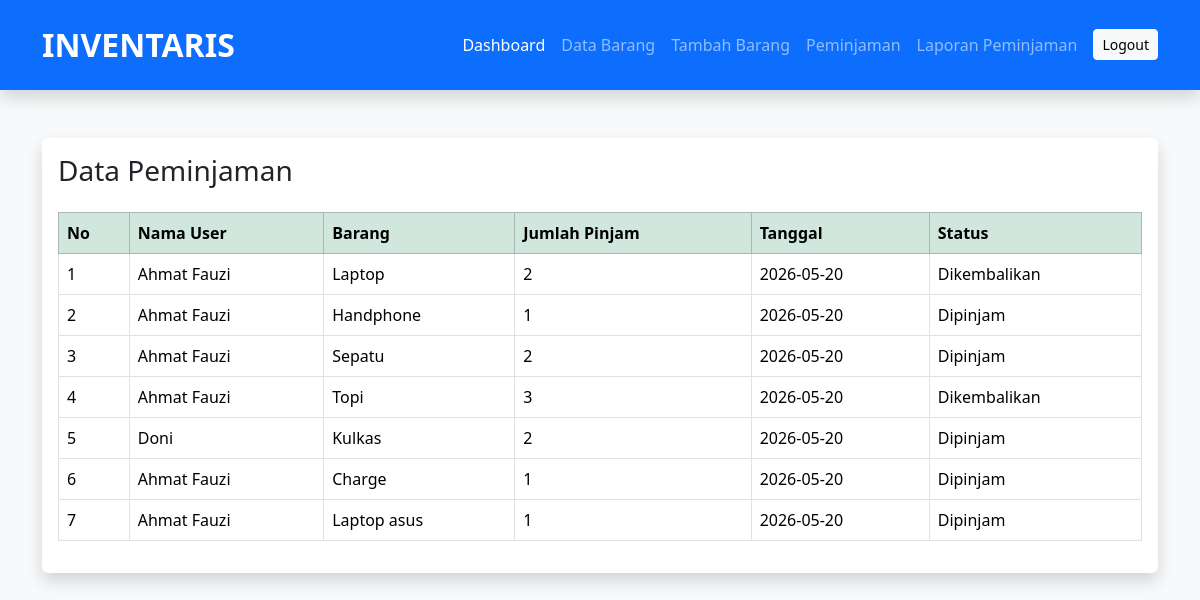
Screenshot of /peminjaman.php with the database file from the repository.
### tables this page shows
CREATE TABLE `peminjaman` (
  `id_pinjam` int(11) NOT NULL,
  `id_user` int(11) DEFAULT NULL,
  `id_barang` int(11) DEFAULT NULL,
  `jumlah_pinjam` int(11) DEFAULT NULL,
  `tanggal_pinjam` date DEFAULT NULL,
  `status` varchar(20) DEFAULT 'Dipinjam'
);

CREATE TABLE `user` (
  `id_user` int(11) NOT NULL,
  `nama` varchar(100) DEFAULT NULL,
  `username` varchar(50) DEFAULT NULL,
  `password` varchar(100) DEFAULT NULL,
  `role` enum('admin','peminjam') DEFAULT NULL
);

CREATE TABLE `barang` (
  `id_barang` int(11) NOT NULL,
  `nama_barang` varchar(100) DEFAULT NULL,
  `jumlah` int(11) DEFAULT NULL,
  `kondisi_barang` varchar(50) DEFAULT NULL
);

### peminjaman.php (the view, shortened to what this page needs)
<?php
include "../koneksi.php";
include "../inc/header_adm.php";
$data = mysqli_query($conn,
"SELECT *
FROM peminjaman p
JOIN user u ON p.id_user = u.id_user
JOIN barang b ON p.id_barang = b.id_barang");
?>
<!DOCTYPE html>
<html lang="en">
<head>
    <link href="https://cdn.jsdelivr.net/npm/bootstrap@5.3.8/dist/css/bootstrap.min.css" rel="stylesheet">
</head>
<body class="bg-light">
<div class="container mt-5">
    <div class="card shadow border-0">
        <div class="card-body">
            <h3 class="mb-4">Data Peminjaman</h3>
            <table class="table table-bordered table-hover">
                <tr class="table-success">
                    <th>No</th>
                    <th>Nama User</th>
                    <th>Barang</th>
                    <th>Jumlah Pinjam</th>
                    <th>Tanggal</th>
                    <th>Status</th>
                </tr>
                <?php
                $no = 1;
                while($d = mysqli_fetch_array($data)){
                ?>
                <tr>
                    <td><?= $no++; ?></td>
                    <td><?= $d['nama']; ?></td>
                    <td><?= $d['nama_barang']; ?></td>
                    <td><?= $d['jumlah_pinjam']; ?></td>
                    <td><?= $d['tanggal_pinjam']; ?></td>
                    <td><?= $d['status']; ?></td>
                </tr>
                <?php } ?>
            </table>
        </div>
    </div>
</div>
</body>
</html>

### header_adm.php (style rules this page uses)
body { background: #f4f6f9; }

### rows the page displays
peminjaman: id_user.nama "Ahmat Fauzi", id_barang.nama_barang "Laptop", jumlah_pinjam "2", tanggal_pinjam "2026-05-20", status "Dikembalikan"
peminjaman: id_user.nama "Ahmat Fauzi", id_barang.nama_barang "Handphone", jumlah_pinjam "1", tanggal_pinjam "2026-05-20", status "Dipinjam"
peminjaman: id_user.nama "Ahmat Fauzi", id_barang.nama_barang "Sepatu", jumlah_pinjam "2", tanggal_pinjam "2026-05-20", status "Dipinjam"
peminjaman: id_user.nama "Ahmat Fauzi", id_barang.nama_barang "Topi", jumlah_pinjam "3", tanggal_pinjam "2026-05-20", status "Dikembalikan"
peminjaman: id_user.nama "Doni", id_barang.nama_barang "Kulkas", jumlah_pinjam "2", tanggal_pinjam "2026-05-20", status "Dipinjam"
peminjaman: id_user.nama "Ahmat Fauzi", id_barang.nama_barang "Charge", jumlah_pinjam "1", tanggal_pinjam "2026-05-20", status "Dipinjam"
peminjaman: id_user.nama "Ahmat Fauzi", id_barang.nama_barang "Laptop asus", jumlah_pinjam "1", tanggal_pinjam "2026-05-20", status "Dipinjam"
